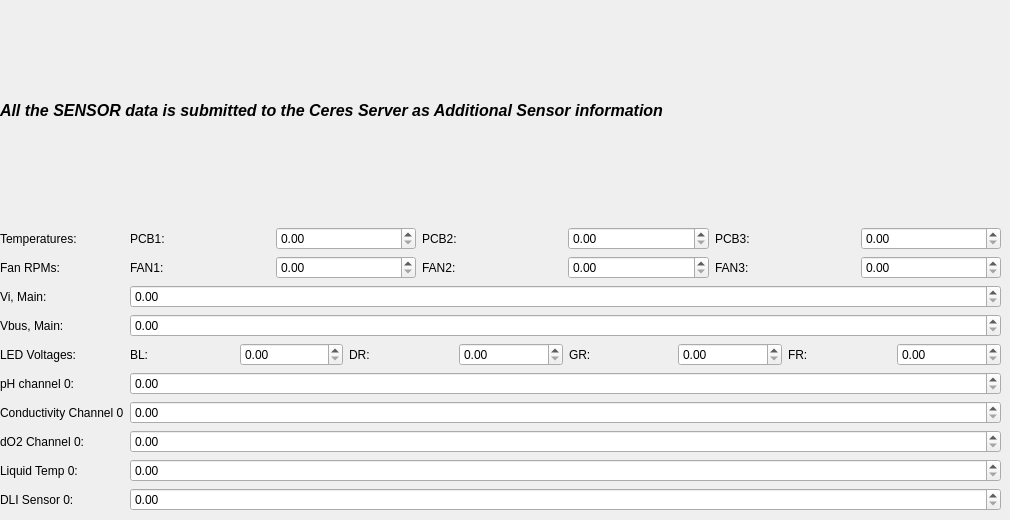
       <widget class="QWidget" name="tab_sensors">
        <attribute name="title">
         <string>Sensors</string>
        </attribute>
        <widget class="QWidget" name="verticalLayoutWidget_5">
         <property name="geometry">
          <rect>
           <x>0</x>
           <y>0</y>
           <width>1001</width>
           <height>511</height>
          </rect>
         </property>
         <layout class="QVBoxLayout" name="verticalLayout_5">
          <item>
           <widget class="QLabel" name="label_74">
            <property name="font">
             <font>
              <pointsize>12</pointsize>
              <weight>75</weight>
              <italic>true</italic>
              <bold>true</bold>
             </font>
            </property>
            <property name="text">
             <string>All the SENSOR data is submitted to the Ceres Server as Additional Sensor information</string>
            </property>
            <property name="textFormat">
             <enum>Qt::RichText</enum>
            </property>
            <property name="wordWrap">
             <bool>true</bool>
            </property>
           </widget>
          </item>
          <item>
           <layout class="QFormLayout" name="formLayout_5">
            <item row="0" column="0">
             <widget class="QLabel" name="label_75">
              <property name="text">
               <string>Temperatures:</string>
              </property>
             </widget>
            </item>
            <item row="1" column="0">
             <widget class="QLabel" name="label_76">
              <property name="text">
               <string>Fan RPMs:</string>
              </property>
             </widget>
            </item>
            <item row="2" column="0">
             <widget class="QLabel" name="label_77">
              <property name="text">
               <string>Vi, Main:</string>
              </property>
             </widget>
            </item>
            <item row="3" column="0">
             <widget class="QLabel" name="label_78">
              <property name="text">
               <string>Vbus, Main:</string>
              </property>
             </widget>
            </item>
            <item row="4" column="0">
             <widget class="QLabel" name="label_79">
              <property name="text">
               <string>LED Voltages:</string>
              </property>
             </widget>
            </item>
            <item row="5" column="0">
             <widget class="QLabel" name="label_83">
              <property name="text">
               <string>pH channel 0:</string>
              </property>
             </widget>
            </item>
            <item row="6" column="0">
             <widget class="QLabel" name="label_84">
              <property name="text">
               <string>Conductivity Channel 0</string>
              </property>
             </widget>
            </item>
            <item row="7" column="0">
             <widget class="QLabel" name="label_80">
              <property name="text">
               <string>dO2 Channel 0:</string>
              </property>
             </widget>
            </item>
            <item row="7" column="1">
             <widget class="QDoubleSpinBox" name="sensor_dox_channel0"/>
            </item>
            <item row="8" column="0">
             <widget class="QLabel" name="label_81">
              <property name="text">
               <string>Liquid Temp 0:</string>
              </property>
             </widget>
            </item>
            <item row="8" column="1">
             <widget class="QDoubleSpinBox" name="sensor_ltemp_channel0"/>
            </item>
            <item row="9" column="0">
             <widget class="QLabel" name="label_82">
              <property name="text">
               <string>DLI Sensor 0:</string>
              </property>
             </widget>
            </item>
            <item row="9" column="1">
             <widget class="QDoubleSpinBox" name="sensor_dli_channel0">
              <property name="maximum">
               <double>1000.000000000000000</double>
              </property>
             </widget>
            </item>
            <item row="5" column="1">
             <widget class="QDoubleSpinBox" name="sensor_ph_channel0">
              <property name="maximum">
               <double>14.000000000000000</double>
              </property>
             </widget>
            </item>
            <item row="6" column="1">
             <widget class="QDoubleSpinBox" name="sensor_cond_channel0">
              <property name="maximum">
               <double>1000.000000000000000</double>
              </property>
             </widget>
            </item>
            <item row="3" column="1">
             <widget class="QDoubleSpinBox" name="sensor_vbus">
              <property name="maximum">
               <double>99990000.000000000000000</double>
              </property>
             </widget>
            </item>
            <item row="2" column="1">
             <widget class="QDoubleSpinBox" name="sensor_vi">
              <property name="maximum">
               <double>99990000.000000000000000</double>
              </property>
             </widget>
            </item>
            <item row="0" column="1">
             <layout class="QHBoxLayout" name="horizontalLayout_13">
              <item>
               <widget class="QLabel" name="label_85">
                <property name="text">
                 <string>PCB1:</string>
                </property>
               </widget>
              </item>
              <item>
               <widget class="QDoubleSpinBox" name="sensor_temp_pcb1"/>
              </item>
              <item>
               <widget class="QLabel" name="label_86">
                <property name="text">
                 <string>PCB2:</string>
                </property>
               </widget>
              </item>
              <item>
               <widget class="QDoubleSpinBox" name="sensor_temp_pcb2"/>
              </item>
              <item>
               <widget class="QLabel" name="label_87">
                <property name="text">
                 <string>PCB3:</string>
                </property>
               </widget>
              </item>
              <item>
               <widget class="QDoubleSpinBox" name="sensor_temp_pcb3"/>
              </item>
             </layout>
            </item>
            <item row="4" column="1">
             <layout class="QHBoxLayout" name="horizontalLayout_16">
              <item>
               <widget class="QLabel" name="label_88">
                <property name="text">
                 <string>BL:</string>
                </property>
               </widget>
              </item>
              <item>
               <widget class="QDoubleSpinBox" name="sensor_vol_bl"/>
              </item>
              <item>
               <widget class="QLabel" name="label_89">
                <property name="text">
                 <string>DR:</string>
                </property>
               </widget>
              </item>
              <item>
               <widget class="QDoubleSpinBox" name="sensor_vol_dr"/>
              </item>
              <item>
               <widget class="QLabel" name="label_90">
                <property name="text">
                 <string>GR:</string>
                </property>
               </widget>
              </item>
              <item>
               <widget class="QDoubleSpinBox" name="sensor_vol_gr"/>
              </item>
              <item>
               <widget class="QLabel" name="label_94">
                <property name="text">
                 <string>FR:</string>
                </property>
               </widget>
              </item>
              <item>
               <widget class="QDoubleSpinBox" name="sensor_vol_fr"/>
              </item>
             </layout>
            </item>
            <item row="1" column="1">
             <layout class="QHBoxLayout" name="horizontalLayout_17">
              <item>
               <widget class="QLabel" name="label_91">
                <property name="text">
                 <string>FAN1:</string>
                </property>
               </widget>
              </item>
              <item>
               <widget class="QDoubleSpinBox" name="sensor_fanrpm_1"/>
              </item>
              <item>
               <widget class="QLabel" name="label_92">
                <property name="text">
                 <string>FAN2:</string>
                </property>
               </widget>
              </item>
              <item>
               <widget class="QDoubleSpinBox" name="sensor_fanrpm_2"/>
              </item>
              <item>
               <widget class="QLabel" name="label_93">
                <property name="text">
                 <string>FAN3:</string>
                </property>
               </widget>
              </item>
              <item>
               <widget class="QDoubleSpinBox" name="sensor_fanrpm_3"/>
              </item>
             </layout>
            </item>
           </layout>
          </item>
         </layout>
        </widget>
       </widget>
